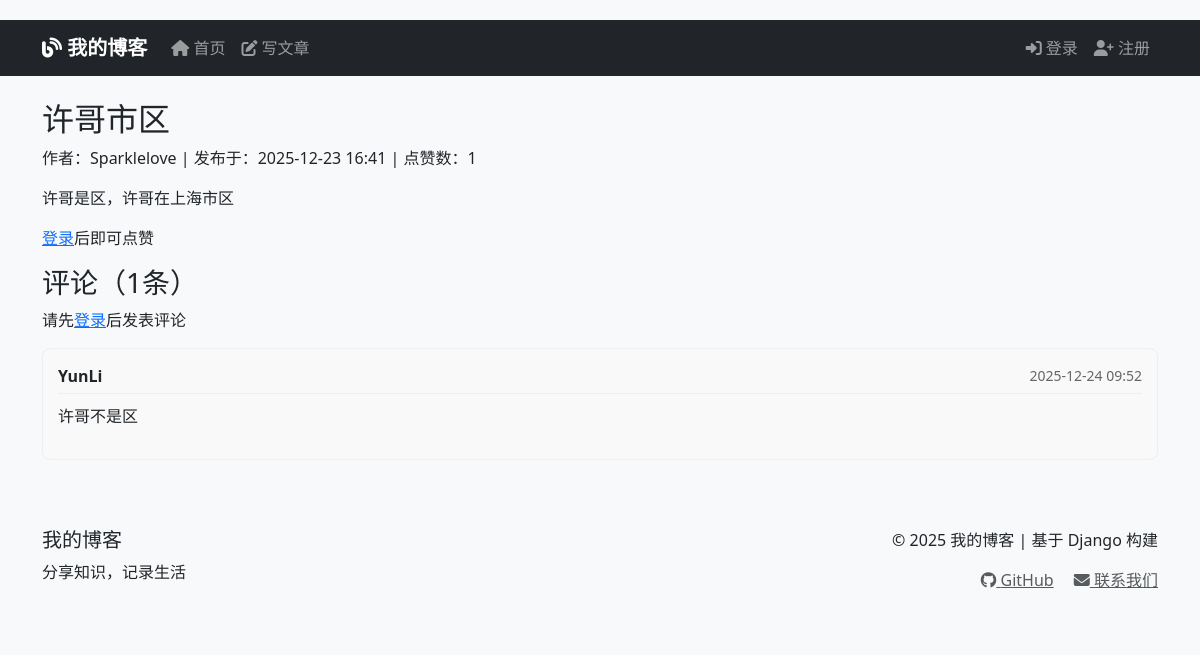
The app's page /post/2/ with its own data.
### blogs/models.py (models this page shows, shortened)
class BlogPost(models.Model):
    title = models.CharField(max_length=200)
    content = models.TextField()
    owner = models.ForeignKey(User, on_delete=models.CASCADE)
    date_added = models.DateTimeField(auto_now_add=True)
    likes_count = models.PositiveIntegerField(default=0)

class Comment(models.Model):
    post = models.ForeignKey(BlogPost, on_delete=models.CASCADE, related_name='comments')
    author = models.ForeignKey(User, on_delete=models.CASCADE)
    content = models.TextField(max_length=1000)
    created_at = models.DateTimeField(auto_now_add=True)
    updated_at = models.DateTimeField(auto_now=True)
    class Meta:
        ordering = ['-created_at']  # 按时间倒序排列

### blogs/views.py (the view)
# urls.py: path('post/<int:post_id>/', views.post_detail, name='post_detail'),
def post_detail(request, post_id):
    post = get_object_or_404(BlogPost, id=post_id)
    comments = post.comments.all()  # 获取所有评论
    comment_form = CommentForm()
    user_has_liked = False
    if request.user.is_authenticated:
        user_has_liked = post.user_has_liked(request.user)
    context = {
        'post': post,
        'comments': comments,
        'comment_form': comment_form,
        'user_has_liked': user_has_liked,
    }
    return render(request, 'blogs/post_detail.html', context)

### blogs/templates/blogs/post_detail.html (shortened to what this page needs)
{% extends 'blogs/base.html' %}
{% block content %}
<article>
    <h2>{{ post.title }}</h2>
    <p class="post-meta">
        作者：{{ post.owner.username }} |
        发布于：{{ post.date_added|date:"Y-m-d H:i" }} |
        点赞数：<span id="likes-count">{{ post.likes_count }}</span>
    </p>
    <div class="post-content">
        {{ post.content|linebreaks }}
    </div>
    <div class="like-section">
        {% if user.is_authenticated %}
            <form method="post" action="{% url 'blogs:toggle_like' post.id %}" id="like-form">
                {% csrf_token %}
                <button type="submit" class="like-btn {% if user_has_liked %}liked{% endif %}">
                    {% if user_has_liked %}
                        ❤️ 已点赞
                    {% else %}
                        🤍 点赞
                    {% endif %}
                </button>
            </form>
        {% else %}
            <p><a href="{% url 'accounts:login' %}">登录</a>后即可点赞</p>
        {% endif %}
    </div>
</article>
<section class="comments-section">
    <h3>评论（{{ comments.count }}条）</h3>
    {% if user.is_authenticated %}
    <form method="post" action="{% url 'blogs:add_comment' post.id %}" class="comment-form">
        {% csrf_token %}
        <div class="form-group">
            {{ comment_form.content }}
        </div>
        <button type="submit" class="btn btn-primary">发表评论</button>
    </form>
    {% else %}
    <p>请先<a href="{% url 'accounts:login' %}">登录</a>后发表评论</p>
    {% endif %}
    <div class="comments-list">
        {% for comment in comments %}
        <div class="comment">
            <div class="comment-header">
                <strong>{{ comment.author.username }}</strong>
                <span class="comment-time">{{ comment.created_at|date:"Y-m-d H:i" }}</span>
            </div>
            <div class="comment-content">
                {{ comment.content|linebreaks }}
            </div>
        </div>
        {% empty %}
        <p class="no-comments">还没有评论，快来抢沙发吧！</p>
        {% endfor %}
    </div>
</section>
{% endblock %}

### blogs/templates/blogs/base.html (style rules this page uses)
body { padding-top: 20px; background-color: #f8f9fa; }

### blogs/templates/blogs/post_detail.html (style rules this page uses)
.comment { border: 1px solid #eee; border-radius: 8px; padding: 15px; margin-bottom: 15px; background: #f9f9f9; }
.comment-header { display: flex; justify-content: space-between; align-items: center; margin-bottom: 10px; border-bottom: 1px solid #eee; padding-bottom: 5px; }
.comment-time { color: #666; font-size: 14px; }

### records on screen
BlogPost: title "许哥市区", owner.username "Sparklelove", date_added "2025-12-23 16:41", likes_count "1", content "许哥是区，许哥在上海市区", count "1"
Comment: author.username "YunLi", created_at "2025-12-24 09:52", content "许哥不是区"
